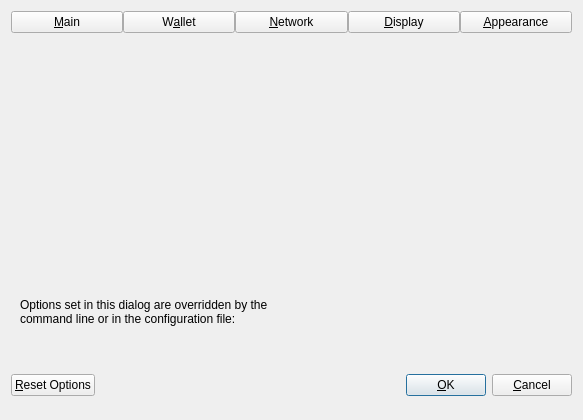
<?xml version="1.0" encoding="UTF-8"?>
<ui version="4.0">
 <class>OptionsDialog</class>
 <widget class="QDialog" name="OptionsDialog">
  <property name="geometry">
   <rect>
    <x>0</x>
    <y>0</y>
    <width>583</width>
    <height>420</height>
   </rect>
  </property>
  <property name="sizePolicy">
   <sizepolicy hsizetype="Fixed" vsizetype="Fixed">
    <horstretch>0</horstretch>
    <verstretch>0</verstretch>
   </sizepolicy>
  </property>
  <property name="windowTitle">
   <string>Options</string>
  </property>
  <property name="modal">
   <bool>true</bool>
  </property>
  <layout class="QVBoxLayout" name="verticalLayout">
   <item>
    <layout class="QHBoxLayout" name="horizontalLayout_Buttons_2">
     <property name="spacing">
      <number>0</number>
     </property>
     <property name="topMargin">
      <number>0</number>
     </property>
     <item>
      <widget class="QPushButton" name="btnMain">
       <property name="text">
        <string>&amp;Main</string>
       </property>
       <property name="checkable">
        <bool>true</bool>
       </property>
      </widget>
     </item>
     <item>
      <widget class="QPushButton" name="btnWallet">
       <property name="text">
        <string>W&amp;allet</string>
       </property>
       <property name="checkable">
        <bool>true</bool>
       </property>
      </widget>
     </item>
     <!-- <item>
      <widget class="QPushButton" name="btnCoinJoin">
       <property name="text">
        <string notr="true">CoinJoin</string>
       </property>
       <property name="checkable">
        <bool>true</bool>
       </property>
      </widget>
     </item> -->
     <item>
      <widget class="QPushButton" name="btnNetwork">
       <property name="text">
        <string>&amp;Network</string>
       </property>
       <property name="checkable">
        <bool>true</bool>
       </property>
      </widget>
     </item>
     <item>
      <widget class="QPushButton" name="btnDisplay">
       <property name="text">
        <string>&amp;Display</string>
       </property>
       <property name="checkable">
        <bool>true</bool>
       </property>
      </widget>
     </item>
     <item>
      <widget class="QPushButton" name="btnAppearance">
       <property name="text">
        <string>&amp;Appearance</string>
       </property>
       <property name="checkable">
        <bool>true</bool>
       </property>
      </widget>
     </item>
    </layout>
   </item>
   <item>
    <widget class="QStackedWidget" name="stackedWidgetOptions">
     <property name="minimumSize">
      <size>
       <width>0</width>
       <height>0</height>
      </size>
     </property>
     <property name="currentIndex">
      <number>5</number>
     </property>
     <widget class="QWidget" name="pageMain">
      <layout class="QVBoxLayout" name="verticalLayout_Main">
       <item>
        <widget class="QCheckBox" name="bitcoinAtStartup">
         <property name="toolTip">
          <string>Automatically start %1 after logging in to the system.</string>
         </property>
         <property name="text">
          <string>&amp;Start %1 on system login</string>
         </property>
        </widget>
       </item>
       <item>
        <spacer name="horizontalSpacer_0_Main">
         <property name="orientation">
          <enum>Qt::Horizontal</enum>
         </property>
         <property name="sizeHint" stdset="0">
          <size>
           <width>40</width>
           <height>5</height>
          </size>
         </property>
        </spacer>
       </item>
       <item>
        <widget class="QCheckBox" name="hideTrayIcon">
         <property name="toolTip">
          <string>Hide the icon from the system tray.</string>
         </property>
         <property name="text">
          <string>&amp;Hide tray icon</string>
         </property>
        </widget>
       </item>
       <item>
        <widget class="QCheckBox" name="minimizeToTray">
         <property name="toolTip">
          <string>Show only a tray icon after minimizing the window.</string>
         </property>
         <property name="text">
          <string>&amp;Minimize to the tray instead of the taskbar</string>
         </property>
        </widget>
       </item>
       <item>
        <widget class="QCheckBox" name="minimizeOnClose">
         <property name="toolTip">
          <string>Minimize instead of exit the application when the window is closed. When this option is enabled, the application will be closed only after selecting Exit in the menu.</string>
         </property>
         <property name="text">
          <string>M&amp;inimize on close</string>
         </property>
        </widget>
       </item>
       <item>
       <layout class="QHBoxLayout" name="horizontalLayout_Main_Prune">
        <item>
         <widget class="QCheckBox" name="prune">
          <property name="toolTip">
           <string>Enabling pruning significantly reduces the disk space required to store transactions. All blocks are still fully validated. Reverting this setting requires re-downloading the entire blockchain.</string>
          </property>
          <property name="text">
           <string>Prune &amp;block storage to</string>
          </property>
         </widget>
        </item>
        <item>
         <widget class="QSpinBox" name="pruneSize"/>
        </item>
         <item>
          <widget class="QLabel" name="pruneSizeUnitLabel">
           <property name="text">
            <string>GB</string>
           </property>
           <property name="textFormat">
            <enum>Qt::PlainText</enum>
           </property>
          </widget>
         </item>
         <item>
          <spacer name="horizontalSpacer_Main_Prune">
           <property name="orientation">
            <enum>Qt::Horizontal</enum>
           </property>
           <property name="sizeHint" stdset="0">
            <size>
             <width>40</width>
             <height>20</height>
            </size>
           </property>
          </spacer>
         </item>
        </layout>
       </item>
       <item>
        <widget class="QLabel" name="pruneWarning">
         <property name="text">
          <string>Reverting this setting requires re-downloading the entire blockchain.</string>
         </property>
         <property name="textFormat">
          <enum>Qt::PlainText</enum>
         </property>
        </widget>
       </item>
       <item>
        <layout class="QHBoxLayout" name="horizontalLayout_2_Main">
         <item>
          <widget class="QLabel" name="databaseCacheLabel">
           <property name="text">
            <string>Size of &amp;database cache</string>
           </property>
           <property name="textFormat">
            <enum>Qt::PlainText</enum>
           </property>
           <property name="buddy">
            <cstring>databaseCache</cstring>
           </property>
          </widget>
         </item>
         <item>
          <widget class="QSpinBox" name="databaseCache"/>
         </item>
         <item>
          <widget class="QLabel" name="databaseCacheUnitLabel">
           <property name="text">
            <string>MiB</string>
           </property>
           <property name="textFormat">
            <enum>Qt::PlainText</enum>
           </property>
          </widget>
         </item>
         <item>
          <spacer name="horizontalSpacer_2_Main">
           <property name="orientation">
            <enum>Qt::Horizontal</enum>
           </property>
           <property name="sizeHint" stdset="0">
            <size>
             <width>40</width>
             <height>20</height>
            </size>
           </property>
          </spacer>
         </item>
        </layout>
       </item>
       <item>
        <layout class="QHBoxLayout" name="horizontalLayout_Main_VerifyLabel">
         <item>
          <widget class="QLabel" name="threadsScriptVerifLabel">
           <property name="text">
            <string>Number of script &amp;verification threads</string>
           </property>
           <property name="textFormat">
            <enum>Qt::PlainText</enum>
           </property>
           <property name="buddy">
            <cstring>threadsScriptVerif</cstring>
           </property>
          </widget>
         </item>
         <item>
          <widget class="QSpinBox" name="threadsScriptVerif">
           <property name="toolTip">
            <string>(0 = auto, &lt;0 = leave that many cores free)</string>
           </property>
          </widget>
         </item>
         <item>
          <spacer name="horizontalSpacer_Main_Threads">
           <property name="orientation">
            <enum>Qt::Horizontal</enum>
           </property>
           <property name="sizeHint" stdset="0">
            <size>
             <width>40</width>
             <height>20</height>
            </size>
           </property>
          </spacer>
         </item>
        </layout>
       </item>
       <item>
        <spacer name="verticalSpacer_Main">
         <property name="orientation">
          <enum>Qt::Vertical</enum>
         </property>
         <property name="sizeHint" stdset="0">
          <size>
           <width>20</width>
           <height>40</height>
          </size>
         </property>
        </spacer>
       </item>
      </layout>
     </widget>
     <widget class="QWidget" name="pageWallet">
      <layout class="QVBoxLayout" name="verticalLayout_Wallet">
       <item>
         <layout class="QVBoxLayout" name="verticalLayout_2">
          <item>
           <widget class="QCheckBox" name="coinControlFeatures">
            <property name="toolTip">
             <string>Whether to show coin control features or not.</string>
            </property>
            <property name="text">
             <string>Enable coin &amp;control features</string>
            </property>
           </widget>
          </item>
          <item>
           <widget class="QCheckBox" name="keepChangeAddress">
            <property name="toolTip">
             <string>Whether to keep the specified custom change address or not.</string>
            </property>
            <property name="text">
             <string>Keep custom change &amp;address</string>
            </property>
           </widget>
          </item>
          <item>
           <widget class="QCheckBox" name="showMasternodesTab">
            <property name="toolTip">
             <string>Show additional tab listing all your masternodes in first sub-tab&lt;br/&gt;and all masternodes on the network in second sub-tab.</string>
            </property>
            <property name="text">
             <string>Show Masternodes Tab</string>
            </property>
           </widget>
          </item>
          <item>
           <widget class="QCheckBox" name="showGovernanceTab">
            <property name="toolTip">
             <string>Show additional tab listing governance proposals.</string>
            </property>
            <property name="text">
             <string>Show Governance Tab</string>
            </property>
           </widget>
          </item>
          <item>
           <widget class="QCheckBox" name="spendZeroConfChange">
            <property name="toolTip">
             <string>If you disable the spending of unconfirmed change, the change from a transaction&lt;br/&gt;cannot be used until that transaction has at least one confirmation.&lt;br/&gt;This also affects how your balance is computed.</string>
            </property>
            <property name="text">
             <string>&amp;Spend unconfirmed change</string>
            </property>
           </widget>
          </item>
          <item>
           <widget class="QCheckBox" name="coinJoinEnabled">
            <property name="toolTip">
             <string>Show mixing interface on Overview screen and reveal an additional screen which allows to spend fully mixed coins only.&lt;br/&gt;A new tab with more settings will also appear in this dialog, please make sure to check them before mixing your coins.</string>
            </property>
            <property name="text">
             <string notr="true">Enable CoinJoin features</string>
            </property>
           </widget>
          </item>
         </layout>
       </item>
       <item>
        <spacer name="verticalSpacer_Wallet">
         <property name="orientation">
          <enum>Qt::Vertical</enum>
         </property>
         <property name="sizeHint" stdset="0">
          <size>
           <width>20</width>
           <height>40</height>
          </size>
         </property>
        </spacer>
       </item>
      </layout>
     </widget>
     <widget class="QWidget" name="pageCoinJoin">
      <layout class="QVBoxLayout" name="verticalLayout_4">
       <item>
        <widget class="QCheckBox" name="showAdvancedCJUI">
         <property name="toolTip">
          <string>Show additional information and buttons on overview screen.</string>
         </property>
         <property name="text">
          <string>Enable advanced interface</string>
         </property>
        </widget>
       </item>
       <item>
        <widget class="QCheckBox" name="showCoinJoinPopups">
         <property name="toolTip">
          <string>Show system popups for mixing transactions&lt;br/&gt;just like for all other transaction types.</string>
         </property>
         <property name="text">
          <string>Show popups for mixing transactions</string>
         </property>
        </widget>
       </item>
       <item>
        <widget class="QCheckBox" name="lowKeysWarning">
         <property name="toolTip">
          <string>Show warning dialog when the wallet has very low number of keys left.</string>
         </property>
         <property name="text">
          <string>Warn if the wallet is running out of keys</string>
         </property>
        </widget>
       </item>
       <item>
        <widget class="QCheckBox" name="coinJoinMultiSession">
         <property name="toolTip">
          <string>Whether to use experimental mode with multiple mixing sessions per block.&lt;br/&gt;Note: You must use this feature carefully.&lt;br/&gt;Make sure you always have recent wallet (auto)backup in a safe place!</string>
         </property>
         <property name="text">
          <string>Enable &amp;multi-session</string>
         </property>
        </widget>
       </item>
       <item>
        <layout class="QHBoxLayout" name="horizontalLayout_4_Wallet">
         <item>
          <widget class="QLabel" name="lblCoinJoinRoundsText">
           <property name="toolTip">
            <string>This setting determines the amount of individual masternodes that an input will be mixed through.&lt;br/&gt;More rounds of mixing gives a higher degree of privacy, but also costs more in fees.</string>
           </property>
           <property name="text">
            <string>Mixing rounds</string>
           </property>
          </widget>
         </item>
         <item>
          <widget class="QSpinBox" name="coinJoinRounds">
           <property name="minimum">
            <number>2</number>
           </property>
           <property name="maximum">
            <number>16</number>
           </property>
           <property name="value">
            <number>4</number>
           </property>
          </widget>
         </item>
        </layout>
       </item>
       <item>
        <layout class="QHBoxLayout" name="horizontalLayout">
         <item>
          <widget class="QLabel" name="lblCoinJoinAmountText">
           <property name="toolTip">
            <string>This amount acts as a threshold to turn off mixing once it's reached.</string>
           </property>
           <property name="statusTip">
            <string notr="true"/>
           </property>
           <property name="whatsThis">
            <string notr="true"/>
           </property>
           <property name="accessibleName">
            <string notr="true"/>
           </property>
           <property name="accessibleDescription">
            <string notr="true"/>
           </property>
           <property name="text">
            <string>Target balance</string>
           </property>
          </widget>
         </item>
         <item>
          <widget class="QSpinBox" name="coinJoinAmount">
           <property name="minimum">
            <number>2</number>
           </property>
           <property name="maximum">
            <number>2000</number>
           </property>
           <property name="singleStep">
            <number>10</number>
           </property>
           <property name="value">
            <number>1000</number>
           </property>
          </widget>
         </item>
        </layout>
       </item>
       <item>
        <spacer name="verticalSpacerPS">
         <property name="orientation">
          <enum>Qt::Vertical</enum>
         </property>
         <property name="sizeHint" stdset="0">
          <size>
           <width>20</width>
           <height>40</height>
          </size>
         </property>
        </spacer>
       </item>
      </layout>
     </widget>
     <widget class="QWidget" name="pageNetwork">
      <layout class="QVBoxLayout" name="verticalLayout_Network">
       <item>
        <widget class="QCheckBox" name="mapPortUpnp">
         <property name="toolTip">
          <string>Automatically open the BLOCX Core client port on the router. This only works when your router supports UPnP and it is enabled.</string>
         </property>
         <property name="text">
          <string>Map port using &amp;UPnP</string>
         </property>
        </widget>
       </item>
       <item>
        <widget class="QCheckBox" name="mapPortNatpmp">
         <property name="toolTip">
          <string>Automatically open the BLOCX Core client port on the router. This only works when your router supports NAT-PMP and it is enabled. The external port could be random.</string>
         </property>
         <property name="text">
          <string>Map port using NA&amp;T-PMP</string>
         </property>
        </widget>
       </item>
       <item>
        <widget class="QCheckBox" name="allowIncoming">
         <property name="toolTip">
          <string>Accept connections from outside.</string>
         </property>
         <property name="text">
          <string>Allow incomin&amp;g connections</string>
         </property>
        </widget>
       </item>
       <item>
        <widget class="QCheckBox" name="connectSocks">
         <property name="toolTip">
          <string>Connect to the BLOCX network through a SOCKS5 proxy.</string>
         </property>
         <property name="text">
          <string>&amp;Connect through SOCKS5 proxy (default proxy):</string>
         </property>
        </widget>
       </item>
       <item>
        <layout class="QHBoxLayout" name="horizontalLayout_1_Network">
         <item>
          <widget class="QLabel" name="proxyIpLabel">
           <property name="text">
            <string>Proxy &amp;IP:</string>
           </property>
           <property name="textFormat">
            <enum>Qt::PlainText</enum>
           </property>
           <property name="buddy">
            <cstring>proxyIp</cstring>
           </property>
          </widget>
         </item>
         <item>
          <widget class="QValidatedLineEdit" name="proxyIp">
           <property name="minimumSize">
            <size>
             <width>140</width>
             <height>0</height>
            </size>
           </property>
           <property name="maximumSize">
            <size>
             <width>140</width>
             <height>16777215</height>
            </size>
           </property>
           <property name="toolTip">
            <string>IP address of the proxy (e.g. IPv4: 127.0.0.1 / IPv6: ::1)</string>
           </property>
          </widget>
         </item>
         <item>
          <widget class="QLabel" name="proxyPortLabel">
           <property name="text">
            <string>&amp;Port:</string>
           </property>
           <property name="textFormat">
            <enum>Qt::PlainText</enum>
           </property>
           <property name="buddy">
            <cstring>proxyPort</cstring>
           </property>
          </widget>
         </item>
         <item>
          <widget class="QLineEdit" name="proxyPort">
           <property name="minimumSize">
            <size>
             <width>60</width>
             <height>0</height>
            </size>
           </property>
           <property name="maximumSize">
            <size>
             <width>60</width>
             <height>16777215</height>
            </size>
           </property>
           <property name="toolTip">
            <string>Port of the proxy (e.g. 9050)</string>
           </property>
          </widget>
         </item>
         <item>
          <spacer name="horizontalSpacer_1_Network">
           <property name="orientation">
            <enum>Qt::Horizontal</enum>
           </property>
           <property name="sizeHint" stdset="0">
            <size>
             <width>40</width>
             <height>20</height>
            </size>
           </property>
          </spacer>
         </item>
        </layout>
       </item>
       <item>
        <layout class="QHBoxLayout" name="horizontalLayout_2_Network">
         <item>
          <widget class="QLabel" name="proxyActiveNets">
           <property name="text">
            <string>Used for reaching peers via:</string>
           </property>
           <property name="textFormat">
            <enum>Qt::PlainText</enum>
           </property>
          </widget>
         </item>
         <item>
          <widget class="QCheckBox" name="proxyReachIPv4">
           <property name="enabled">
            <bool>false</bool>
           </property>
           <property name="toolTip">
            <string>Shows if the supplied default SOCKS5 proxy is used to reach peers via this network type.</string>
           </property>
           <property name="text">
            <string>IPv4</string>
           </property>
          </widget>
         </item>
         <item>
          <widget class="QCheckBox" name="proxyReachIPv6">
           <property name="enabled">
            <bool>false</bool>
           </property>
           <property name="toolTip">
            <string>Shows if the supplied default SOCKS5 proxy is used to reach peers via this network type.</string>
           </property>
           <property name="text">
            <string>IPv6</string>
           </property>
          </widget>
         </item>
         <item>
          <widget class="QCheckBox" name="proxyReachTor">
           <property name="enabled">
            <bool>false</bool>
           </property>
           <property name="toolTip">
            <string>Shows if the supplied default SOCKS5 proxy is used to reach peers via this network type.</string>
           </property>
           <property name="text">
            <string>Tor</string>
           </property>
          </widget>
         </item>
         <item>
          <spacer name="horizontalSpacer_2_Network">
           <property name="orientation">
            <enum>Qt::Horizontal</enum>
           </property>
           <property name="sizeHint" stdset="0">
            <size>
             <width>40</width>
             <height>20</height>
            </size>
           </property>
          </spacer>
         </item>
        </layout>
       </item>
       <item>
        <widget class="QCheckBox" name="connectSocksTor">
         <property name="toolTip">
          <string>Connect to the BLOCX network through a separate SOCKS5 proxy for Tor hidden services.</string>
         </property>
         <property name="text">
          <string>Use separate SOCKS&amp;5 proxy to reach peers via Tor hidden services:</string>
         </property>
        </widget>
       </item>
       <item>
        <layout class="QHBoxLayout" name="horizontalLayout_3_Network">
         <item>
          <widget class="QLabel" name="proxyIpTorLabel">
           <property name="text">
            <string>Proxy &amp;IP:</string>
           </property>
           <property name="textFormat">
            <enum>Qt::PlainText</enum>
           </property>
           <property name="buddy">
            <cstring>proxyIpTor</cstring>
           </property>
          </widget>
         </item>
         <item>
          <widget class="QValidatedLineEdit" name="proxyIpTor">
           <property name="minimumSize">
            <size>
             <width>140</width>
             <height>0</height>
            </size>
           </property>
           <property name="maximumSize">
            <size>
             <width>140</width>
             <height>16777215</height>
            </size>
           </property>
           <property name="toolTip">
            <string>IP address of the proxy (e.g. IPv4: 127.0.0.1 / IPv6: ::1)</string>
           </property>
          </widget>
         </item>
         <item>
          <widget class="QLabel" name="proxyPortTorLabel">
           <property name="text">
            <string>&amp;Port:</string>
           </property>
           <property name="textFormat">
            <enum>Qt::PlainText</enum>
           </property>
           <property name="buddy">
            <cstring>proxyPortTor</cstring>
           </property>
          </widget>
         </item>
         <item>
          <widget class="QLineEdit" name="proxyPortTor">
           <property name="minimumSize">
            <size>
             <width>60</width>
             <height>0</height>
            </size>
           </property>
           <property name="maximumSize">
            <size>
             <width>60</width>
             <height>16777215</height>
            </size>
           </property>
           <property name="toolTip">
            <string>Port of the proxy (e.g. 9050)</string>
           </property>
          </widget>
         </item>
         <item>
          <spacer name="horizontalSpacer_4_Network">
           <property name="orientation">
            <enum>Qt::Horizontal</enum>
           </property>
           <property name="sizeHint" stdset="0">
            <size>
             <width>40</width>
             <height>20</height>
            </size>
           </property>
          </spacer>
         </item>
        </layout>
       </item>
       <item>
        <spacer name="verticalSpacer_Network">
         <property name="orientation">
          <enum>Qt::Vertical</enum>
         </property>
         <property name="sizeHint" stdset="0">
          <size>
           <width>20</width>
           <height>40</height>
          </size>
         </property>
        </spacer>
       </item>
      </layout>
     </widget>
     <widget class="QWidget" name="pageDisplay">
      <layout class="QVBoxLayout" name="verticalLayout_Display">
       <item>
        <layout class="QHBoxLayout" name="horizontalLayout_1_Display">
         <item>
          <widget class="QLabel" name="langLabel">
           <property name="text">
            <string>User Interface &amp;language:</string>
           </property>
           <property name="textFormat">
            <enum>Qt::PlainText</enum>
           </property>
           <property name="buddy">
            <cstring>lang</cstring>
           </property>
          </widget>
         </item>
         <item>
          <widget class="QValueComboBox" name="lang">
           <property name="toolTip">
            <string>The user interface language can be set here. This setting will take effect after restarting %1.</string>
           </property>
          </widget>
         </item>
        </layout>
       </item>
       <item>
        <widget class="QLabel" name="label_3">
         <property name="toolTip">
          <string notr="true"/>
         </property>
         <property name="statusTip">
          <string notr="true"/>
         </property>
         <property name="whatsThis">
          <string notr="true"/>
         </property>
         <property name="accessibleName">
          <string notr="true"/>
         </property>
         <property name="text">
          <string>Language missing or translation incomplete? Help contributing translations here:
https://www.transifex.com/projects/p/blocx/</string>
         </property>
         <property name="wordWrap">
          <bool>true</bool>
         </property>
         <property name="openExternalLinks">
          <bool>true</bool>
         </property>
         <property name="textInteractionFlags">
          <set>Qt::TextBrowserInteraction</set>
         </property>
        </widget>
       </item>
       <item>
        <widget class="Line" name="line">
         <property name="orientation">
          <enum>Qt::Horizontal</enum>
         </property>
        </widget>
       </item>
       <item>
        <layout class="QHBoxLayout" name="horizontalLayout_2_Display">
         <item>
          <widget class="QLabel" name="unitLabel">
           <property name="text">
            <string>&amp;Unit to show amounts in:</string>
           </property>
           <property name="textFormat">
            <enum>Qt::PlainText</enum>
           </property>
           <property name="buddy">
            <cstring>unit</cstring>
           </property>
          </widget>
         </item>
         <item>
          <widget class="QValueComboBox" name="unit">
           <property name="toolTip">
            <string>Choose the default subdivision unit to show in the interface and when sending coins.</string>
           </property>
          </widget>
         </item>
        </layout>
       </item>
       <item>
        <layout class="QHBoxLayout" name="horizontalLayout_5_Display">
         <item>
          <widget class="QLabel" name="digitsLabel">
           <property name="text">
            <string>Decimal digits</string>
           </property>
          </widget>
         </item>
         <item>
          <widget class="QValueComboBox" name="digits"/>
         </item>
        </layout>
       </item>
       <item>
        <layout class="QHBoxLayout" name="horizontalLayout_3_Display">
         <item>
          <widget class="QLabel" name="thirdPartyTxUrlsLabel">
           <property name="toolTip">
            <string>Third party URLs (e.g. a block explorer) that appear in the transactions tab as context menu items.&lt;br/&gt;%s in the URL is replaced by transaction hash. Multiple URLs are separated by vertical bar |.</string>
           </property>
           <property name="text">
            <string>&amp;Third party transaction URLs</string>
           </property>
           <property name="buddy">
            <cstring>thirdPartyTxUrls</cstring>
           </property>
          </widget>
         </item>
         <item>
          <widget class="QLineEdit" name="thirdPartyTxUrls">
           <property name="toolTip">
            <string>Third party URLs (e.g. a block explorer) that appear in the transactions tab as context menu items.&lt;br/&gt;%s in the URL is replaced by transaction hash. Multiple URLs are separated by vertical bar |.</string>
           </property>
           <property name="placeholderText">
            <string notr="true">https://example.com/tx/%s</string>
           </property>
          </widget>
         </item>
        </layout>
       </item>
       <item>
        <spacer name="verticalSpacer">
         <property name="orientation">
          <enum>Qt::Vertical</enum>
         </property>
         <property name="sizeHint" stdset="0">
          <size>
           <width>20</width>
           <height>40</height>
          </size>
         </property>
        </spacer>
       </item>
      </layout>
     </widget>
     <widget class="QWidget" name="pageAppearance">
      <layout class="QVBoxLayout" name="verticalLayout_3">
       <item>
        <widget class="QWidget" name="widgetAppearance" native="true"/>
       </item>
       <item>
        <spacer name="verticalSpacer_2">
         <property name="orientation">
          <enum>Qt::Vertical</enum>
         </property>
         <property name="sizeHint" stdset="0">
          <size>
           <width>20</width>
           <height>40</height>
          </size>
         </property>
        </spacer>
       </item>
      </layout>
     </widget>
    </widget>
   </item>
   <item>
    <widget class="QFrame" name="frame">
     <layout class="QVBoxLayout" name="verticalLayout_Bottom">
      <item>
       <layout class="QHBoxLayout" name="horizontalLayout_Bottom">
        <item>
         <widget class="QLabel" name="overriddenByCommandLineInfoLabel">
          <property name="text">
           <string>Options set in this dialog are overridden by the command line or in the configuration file:</string>
          </property>
          <property name="textFormat">
           <enum>Qt::PlainText</enum>
          </property>
          <property name="wordWrap">
           <bool>true</bool>
          </property>
         </widget>
        </item>
        <item>
         <spacer name="horizontalSpacer_Bottom">
          <property name="orientation">
           <enum>Qt::Horizontal</enum>
          </property>
          <property name="sizeHint" stdset="0">
           <size>
            <width>40</width>
            <height>20</height>
           </size>
          </property>
         </spacer>
        </item>
       </layout>
      </item>
      <item>
       <widget class="QLabel" name="overriddenByCommandLineLabel">
        <property name="text">
         <string/>
        </property>
        <property name="textFormat">
         <enum>Qt::PlainText</enum>
        </property>
        <property name="wordWrap">
         <bool>true</bool>
        </property>
       </widget>
      </item>
     </layout>
    </widget>
   </item>
   <item>
    <layout class="QHBoxLayout" name="horizontalLayout_Buttons">
     <item>
      <widget class="QPushButton" name="resetButton">
       <property name="toolTip">
        <string>Reset all client options to default.</string>
       </property>
       <property name="text">
        <string>&amp;Reset Options</string>
       </property>
       <property name="autoDefault">
        <bool>false</bool>
       </property>
      </widget>
     </item>
     <item>
      <spacer name="horizontalSpacer_1">
       <property name="orientation">
        <enum>Qt::Horizontal</enum>
       </property>
       <property name="sizeHint" stdset="0">
        <size>
         <width>40</width>
         <height>48</height>
        </size>
       </property>
      </spacer>
     </item>
     <item>
      <widget class="QLabel" name="statusLabel">
       <property name="minimumSize">
        <size>
         <width>200</width>
         <height>0</height>
        </size>
       </property>
       <property name="text">
        <string/>
       </property>
       <property name="textFormat">
        <enum>Qt::PlainText</enum>
       </property>
       <property name="wordWrap">
        <bool>true</bool>
       </property>
      </widget>
     </item>
     <item>
      <spacer name="horizontalSpacer_2">
       <property name="orientation">
        <enum>Qt::Horizontal</enum>
       </property>
       <property name="sizeHint" stdset="0">
        <size>
         <width>40</width>
         <height>48</height>
        </size>
       </property>
      </spacer>
     </item>
     <item>
      <widget class="QPushButton" name="okButton">
       <property name="text">
        <string>&amp;OK</string>
       </property>
       <property name="autoDefault">
        <bool>false</bool>
       </property>
       <property name="default">
        <bool>true</bool>
       </property>
      </widget>
     </item>
     <item>
      <widget class="QPushButton" name="cancelButton">
       <property name="text">
        <string>&amp;Cancel</string>
       </property>
       <property name="autoDefault">
        <bool>false</bool>
       </property>
      </widget>
     </item>
    </layout>
   </item>
  </layout>
 </widget>
 <customwidgets>
  <customwidget>
   <class>QValidatedLineEdit</class>
   <extends>QLineEdit</extends>
   <header>qt/qvalidatedlineedit.h</header>
  </customwidget>
  <customwidget>
   <class>QValueComboBox</class>
   <extends>QComboBox</extends>
   <header>qt/qvaluecombobox.h</header>
  </customwidget>
 </customwidgets>
 <resources/>
 <connections/>
</ui>
